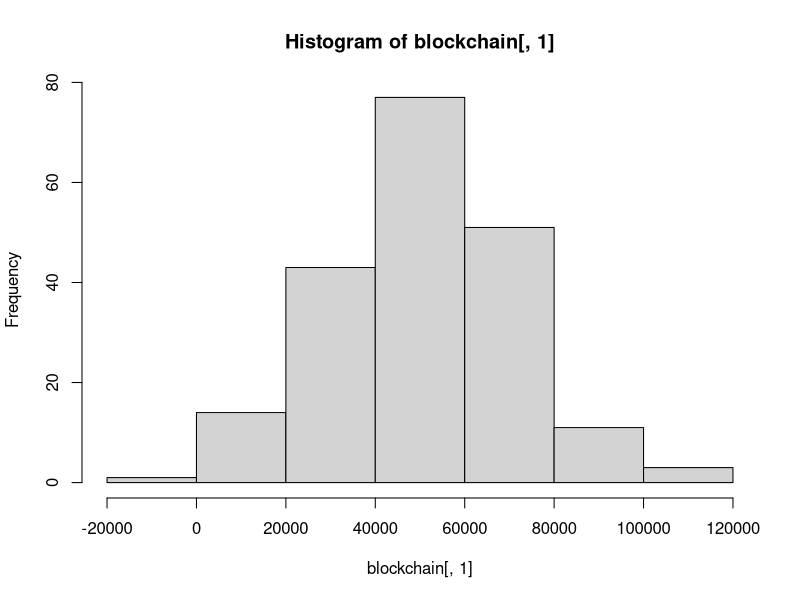
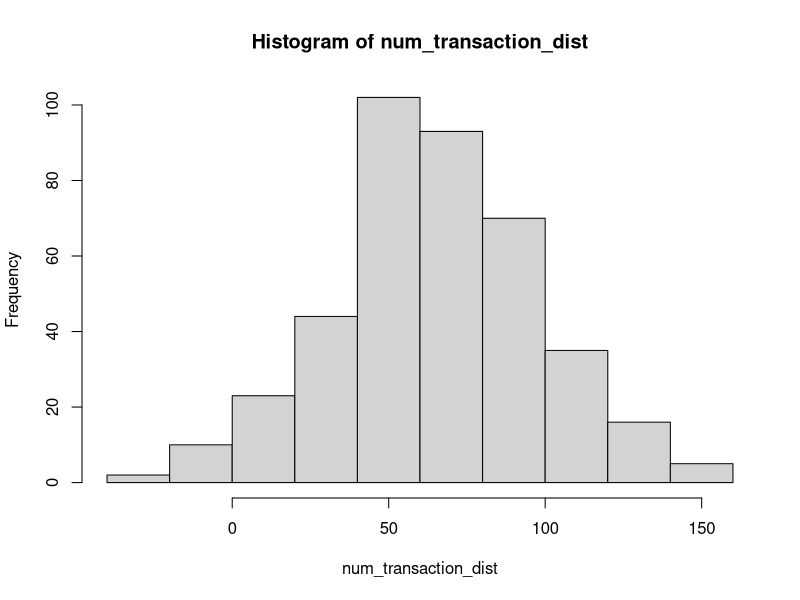

The R source for these figures, in order:
# Monero dynamic blocksize simulator script
# 2017 Gingeropolous

# install.packages("ggplot2")
# install.packages("reshape")
# install.packages("digest")

library(digest)
# require(ggplot2)
# require(reshape)

setwd("/home/user/Desktop/")
sink('blocksim_output.txt')

# PARAMETERS TO MODIFY
tx_mean <- 70 # mean number of transactions to add to txpool during each block
tx_sd <- 30 # standard deviation for that 
num_blocks <- 1000 # Number of blocks to run simulation
default_mult <- 4 # The default fee multiplier
spike_factor <- 2 # The multiplier of simulated transaction spikes that defy the normal distribution
wallet_auto_fee <- FALSE # When I figure out how to code the auto fee I'll play with it
gen_coins <- 14092278e12 # Total generated coins grabbed from moneroblocks.info circa 3/12/2017
tx_size <- 13*1024 # A fixed transaction size. can be made variable at some point
plus_one <- FALSE # This triggers the experimental +1 policy

# Formulas and parameters that can be modified 
ref_base <- 10e12
CRYPTONOTE_BLOCK_GRANTED_FULL_REWARD_ZONE_V2 <- 300000 # new on is 300000, old one is 60000
twomed <- 2*CRYPTONOTE_BLOCK_GRANTED_FULL_REWARD_ZONE_V2 # Will later be adaptive
fee_factor <- 0.004e12

#Formula sources

#From: https://en.wikipedia.org/wiki/Monero_(cryptocurrency)#Features
# max(0.6, floor((tot_coins − gen_coins)*2e−19)*10e−12)
# max(0.6, floor((M − A)×2−19)×10−12) XMR, with M = 264 − 1 and A = 1012 times the amount of XMR already emitted).


#From: http://monero.stackexchange.com/questions/2531/how-does-the-dynamic-fee-calculation-work
#fee = (R/R0) * (M0/M) * F0
#R: base reward
#R0: reference base reward (10 monero)
#M: block size limit
#M0: minimum block size limit (60000)
#F0: 0.002 monero

#From: https://github.com/monero-project/monero/pull/1276/files#diff-1279d7b0ddc432573cd2bd8c6e632c1fR2718
# uint64_t unscaled_fee_per_kb = (DYNAMIC_FEE_PER_KB_BASE_FEE * CRYPTONOTE_BLOCK_GRANTED_FULL_REWARD_ZONE_V2 / median_block_size);


# These shouldn't be modified
size_block_template <- 0 # Don't modify
tot_coins <- 0xffffffffffffffff # Grabbed from moneromooos thing. Hooray R can read this nonsense

# Create a tx_pool, where each transaction is merely identified by the fee multiplier associated with it
# Transactions will be added to the pool by appending to it, so the higher index of the transaction, the newer the transaction
# tx_pool <- c() # should declare empty? screw it, we're not concerned with memory performance
#I think this should be a matrix

tx_pool <- matrix(NA,ncol = 4)

# Col 1: block entered
# Col 2: fee multiplier
# Col 3: hash
# Col 4: tx_size, currently fixed, but will at some point be variable

# Create a blockchain, and boostrap it with a median as pulled from the existing blockchain
blockchain <- matrix(NA,nrow=200, ncol = 9)
blockchain[,1] <- (rnorm(200, mean=51983.5, sd=20000))
hist(blockchain[,1])

# Col 1: block size
# Col 2: Number of transactions
# Col 3: unmodified base reward
# Col 4: Penalty
# Col 5: Total fees
# Col 6: Final block reward
# Col 7: Number of txs in txpool
# Col 8: Num transactions entered into txpool
# Col 9: Penalized Block Reward (number of generated coins)

# bcnames <- c("Block Size","Transactions in block","Base Reward","Block Penalty","Fees in Block","Total Block Reward","Number of txs in txpool","Num transactions entered into txpool","Penalized Block Reward","nums")

# Our Transaction Number Distribution
num_transaction_dist <- floor(rnorm(400, mean=tx_mean, sd=tx_sd))
hist(num_transaction_dist)

# This is the beginning of the simulated blockchain. It will run num_blocks many times.
for (i in 1:num_blocks) {
  print("Beginning of block loop")
  print(i)
  #Take care of base reward!
  base_reward <-( tot_coins - gen_coins ) * 2^-19 
  if (base_reward < 600000000000) { base_reward <- 600000000000 }
  
  # Lets generate some fake numbers!
  
  # Number of transactions being created by users and added to the txpool in this block
  num_tx <- floor(rnorm(1, mean=tx_mean, sd=tx_sd)) # Genernate the number of transactions that are getting into the mempool during this block
  if (num_tx < 0 ) {num_tx <- 0} # If the numberis below 0, then force to 0. Skews the distribution to 0,
  if (i ==1 ) {num_tx <- 10} # Prevents dimension problem if first transaction pool is 0
  
  # A random function to create large influxes of transactions that defy the normal distribution, spike
  
  spike <- runif(1) # Probability of pool dump randomizer, or just large transaction entrance
  if (spike > 0.90 ) {num_tx <- num_tx*spike_factor}
  #print("Number of transactions")
  #print(num_tx)
  
  # What is the current size of the transaction pool
  # fee_ordered_pool[complete.cases(fee_ordered_pool),]
  # tx_pool_num <- nrow(tx_pool[complete.cases(tx_pool),])
  tx_pool_num <- nrow(tx_pool)
  tx_pool_size <- tx_pool_num * tx_size

  # What is the current median of the last 100 blocks
  size_of_blockchain <- nrow(blockchain)
  last_100 <- c(blockchain[(size_of_blockchain-99):size_of_blockchain],1)
  med_100 <- median(last_100)
  if (med_100 < CRYPTONOTE_BLOCK_GRANTED_FULL_REWARD_ZONE_V2) {med_100 <- CRYPTONOTE_BLOCK_GRANTED_FULL_REWARD_ZONE_V2}

  #Lets try the per kb fee
  #The one below, as documented on the SE and on bitcointalk, doesn't seem to actually be implemented in the code
  #fee <- (base_reward/ref_base)*(min_block/block_size_limit)*fee_factor  
  #This one seems to be implemented
  # unscaled_fee_per_kb = (DYNAMIC_FEE_PER_KB_BASE_FEE * CRYPTONOTE_BLOCK_GRANTED_FULL_REWARD_ZONE_V2 / median_block_size);
  perkb_fee <- fee_factor*CRYPTONOTE_BLOCK_GRANTED_FULL_REWARD_ZONE_V2/med_100
  
  # Lets try simulating transactions being created during this block    
  for (p in 1:num_tx) {  
    if (tx_pool_size > med_100 && wallet_auto_fee == TRUE) {
      # skip for now
    }
    else {
      transaction <- c(i,default_mult*perkb_fee*(tx_size/1024),digest(runif(1),algo="md5"),tx_size) # Add the transaction to the mempool, 
      # Where the transaction is identified by the block # its added in, the fee multiplier, a random hash, and the transaction size
      tx_pool <- rbind(tx_pool,transaction) 
    }
  }
  
  
  # OK, lets try to make a block and add it to the chain and delete the transactions from the transaction pool
  # This is gonna be a bitch
  
  tx_pool_copy <- tx_pool # Lets not mess with the main transaction pool
  block_template <- matrix(NA, ncol = 4)
  
  block_template[1,] <- c(0,0,digest(runif(1),algo="md5"),95.0272) # initiate the block template, creating a random hash, and the size comes from 0.0928*1024
  #print("Before blockfill loop")
  #print(block_template)
  
  countloop <- 0
  if (nrow(tx_pool_copy) == 0) {print("Tx pool empty")} # Empty transactions pools cause the sim to break
  else {

  repeat { ### This is the beginning of the block template loop
    countloop <- countloop + 1
    
  # First, we'll see if there are any high fee transactions in the mempool
    
    if (nrow(tx_pool_copy) == 0) { break } # Introduced because buggy if txpool gets emptied by blockfilling process
    else {
    fee_ordered_pool <- tx_pool_copy[sort.list(tx_pool_copy[,2],decreasing=TRUE),,drop=FALSE ] # Order the tx_pool by the highest total fee
    highest_fee <- as.numeric(fee_ordered_pool[1,2]) # find the highest fee
    high_fee_index <- c(which(as.numeric(fee_ordered_pool[,2]) == highest_fee)) # Get row indexes of all the transactions with this fee
    high_fee_pool <- rbind(fee_ordered_pool[high_fee_index,]) # Create sub matrix of the high transactions
    
    block_ordered_pool <- high_fee_pool[sort.list(high_fee_pool[,1]),,drop=FALSE] # Sort the high fee subset by when they were added to the tx pool
    size_block_template <- sum(as.numeric(block_template[,4]))
    
    #print("After loop")
    #print(block_template)
    #block_ordered_pool <- high_fee_pool[order(high_fee_pool[,1],decreasing=FALSE),] # Sort based on block added - older transactions will be added first
    #print ("Size of block template")
    #print (size_block_template)
    # The below transaction adding logic misses any transactions that would fall below the standard size of a transaction
    
    if ((size_block_template + tx_size) <= med_100){ # So this is the easiest. If the block is lower than the median, we just add most recent and highest fee (would be the most profitable)
      #print(block_ordered_pool[1,]) # For logging
      block_template <- rbind(block_template,block_ordered_pool[1,]) # Add a transaction to the block template
      tx_pool_copy <- tx_pool_copy[-1,,drop = FALSE] # delete this transaction from the tx_pool_copy, drop=FALSe prevents the fucker from turning into a vector
      perc_penalty <- 0
      pnlz_block_reward <- base_reward
      
      newblocksize <- sum(as.numeric(block_template[,4]))
      newblocktx <- nrow(block_template)
      newblockbr <- base_reward
      newblockpnlt <- base_reward - pnlz_block_reward
      newblockfees <- sum(as.numeric(block_template[,2]))
      newblockreward <-pnlz_block_reward + newblockfees
      newbasereward <- pnlz_block_reward
      
      print("Size of candidate block less than median")
      print("Block template")
      print(block_template)
      print("Size of block template + new transaction")
      print(size_block_template+tx_size)
      print ("New block reward")
      print (newblockreward)
      
      }
    
    else if ((size_block_template + tx_size) > med_100 && (size_block_template + tx_size) <= (2*med_100)) { # This is the bitch case where we have to figure out if going over the median makes any sense
      temp_diff <- (size_block_template + as.numeric(block_ordered_pool[1,4])) - med_100  # This just grabs the difference between the median 100 and the potential new block with an additional transaction. 
      perc_penalty <- temp_diff / med_100
      pnlz_block_reward <- base_reward - (base_reward * perc_penalty)
      if (plus_one == FALSE && pnlz_block_reward + (sum(as.numeric(block_template[,2]))) + as.numeric(block_ordered_pool[1,2]) > base_reward) 
        {
        block_template <- rbind(block_template,block_ordered_pool[1,]) # Add a transaction to the block template
        tx_pool_copy <- tx_pool_copy[-1,,drop = FALSE] # delete this transaction from the tx_pool_copy, drop=FALSe prevents the fucker from turning into a vector
        
        print("Size of candidate block GREATER than median")
        newblocksize <- sum(as.numeric(block_template[,4]))
        newblocktx <- nrow(block_template)
        newblockbr <- base_reward
        newblockpnlt <- base_reward - pnlz_block_reward
        newblockfees <- sum(as.numeric(block_template[,2]))
        newblockreward <-pnlz_block_reward + newblockfees
        newbasereward <- pnlz_block_reward
        
        print("Block template")
        print(block_template)
        print("Size of block template + new transaction")
        print(size_block_template+tx_size)
        print ("New block reward")
        print (newblockreward)
        
      }
      else if (plus_one == TRUE && temp_diff <= tx_size) 
        {
        block_template <- rbind(block_template,block_ordered_pool[1,]) # Add a transaction to the block template
        tx_pool_copy <- tx_pool_copy[-1,,drop = FALSE] # delete this transaction from the tx_pool_copy, drop=FALSe prevents the fucker from turning into a vector
        
        print("Size of candidate block GREATER than median")
        newblocksize <- sum(as.numeric(block_template[,4]))
        newblocktx <- nrow(block_template)
        newblockbr <- base_reward
        newblockpnlt <- 0 # no penalty for plus one
        newblockfees <- sum(as.numeric(block_template[,2]))
        newblockreward <-base_reward + newblockfees # no penalty 
        newbasereward <- base_reward
        
        print("Block template")
        print(block_template)
        print("Size of block template + new transaction")
        print(size_block_template+tx_size)
        print ("New block reward")
        print (newblockreward)
        
        break # This should break from the blockfill loop after the plus one scenario is encountered
      }
      else { break} # The placement of this break is presumably what caused the blockformation stuff to be borked if it was after the if-tree
    }
    else {break} # Yeah, this should do it!
    #print("Start of blockfill loop stats:")
    #print(tx_pool_copy)
    #print(block_template)
    #print("End of stats")
    }
 } ##### This is the end of the Repeat Loop for creating a block template
} ## end of the else for the tx_pool being full
  
  print("We made it out of the blockfill loop")
  # Col 1: block size
  # Col 2: Number of transactions
  # Col 3: unmodified base reward
  # Col 4: Penalty
  # Col 5: Total fees
  # Col 6: Final block reward
  
  # Lets add a new block to the chain !!!
  newblock <- c(newblocksize,newblocktx,newblockbr,newblockpnlt,newblockfees,newblockreward,nrow(tx_pool_copy),num_tx,newbasereward)
  
  blockchain <- rbind (blockchain,newblock)
  
  tx_pool <- tx_pool_copy
  #print("Iteration")
  #print(i)
  #print("New Block Info")
  #print(newblock)
  
  gen_coins <- gen_coins + newbasereward 
  
  # Rest all these variables
  newblocksize <- 0
  newblocktx <- 0
  newblockbr <- 0
  newblockpnlt <- 0
  newblockfees <- 0
  newblockreward <-0
  newbasereward <- 0
} ############# End of primary for loop

synth_blockchain <- blockchain[complete.cases(blockchain),]

bcnames <- c("Block Size","Transactions in block","Base Reward","Block Penalty","Fees in Block","Total Block Reward with Fees","Number of txs in txpool","Num transactions entered into txpool","Final Base Reward")

#matplot(synth_blockchain,type="l",)
#legend("bottom", inset=.05, legend=bcnames, pch=1, col=c(2,4), horiz=FALSE)

nums <- seq(1,nrow(synth_blockchain),1)
#synth_blockchain <- cbind(synth_blockchain,nums)
colnames(synth_blockchain)<-bcnames
bcdf <- data.frame(synth_blockchain,row.names=nums)
bcdf


sink()


write.table(bcdf, file = "blockchain.txt", append = FALSE, quote = TRUE, sep = "\t",
            eol = "\n", na = "NA", dec = ".", row.names = FALSE,
            col.names = TRUE, qmethod = c("escape", "double"))

#plot(synth_blockchain[,1], type="o", col="blue")
